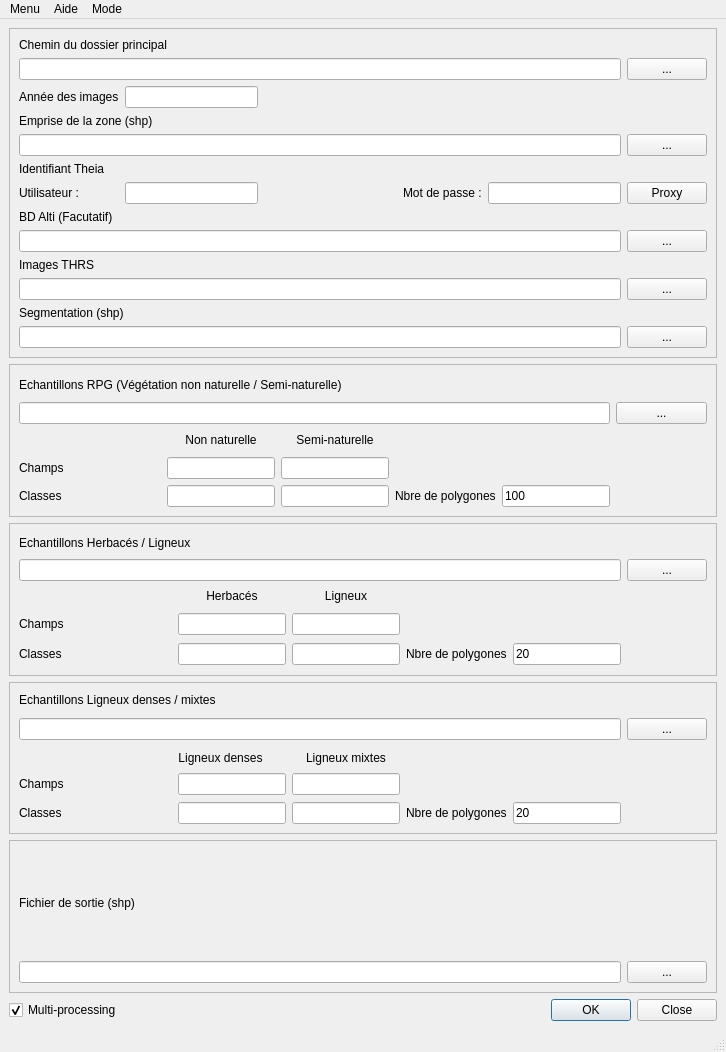
<?xml version="1.0" encoding="UTF-8"?>
<ui version="4.0">
 <class>PHYMOBAT</class>
 <widget class="QMainWindow" name="PHYMOBAT">
  <property name="geometry">
   <rect>
    <x>0</x>
    <y>0</y>
    <width>726</width>
    <height>1052</height>
   </rect>
  </property>
  <property name="windowTitle">
   <string>PHYMOBATs 2.0</string>
  </property>
  <widget class="QWidget" name="centralwidget">
   <layout class="QGridLayout" name="gridLayout_4">
    <item row="5" column="1">
     <widget class="QDialogButtonBox" name="buttonBox">
      <property name="orientation">
       <enum>Qt::Horizontal</enum>
      </property>
      <property name="standardButtons">
       <set>QDialogButtonBox::Close|QDialogButtonBox::Ok</set>
      </property>
     </widget>
    </item>
    <item row="5" column="0">
     <widget class="QCheckBox" name="checkBox_multiprocess">
      <property name="text">
       <string>Multi-processing</string>
      </property>
      <property name="checkable">
       <bool>true</bool>
      </property>
      <property name="checked">
       <bool>true</bool>
      </property>
      <property name="autoRepeat">
       <bool>false</bool>
      </property>
     </widget>
    </item>
    <item row="3" column="0" colspan="2">
     <widget class="QFrame" name="frame_2">
      <property name="frameShape">
       <enum>QFrame::StyledPanel</enum>
      </property>
      <property name="frameShadow">
       <enum>QFrame::Raised</enum>
      </property>
      <layout class="QGridLayout" name="gridLayout_3">
       <item row="5" column="5">
        <widget class="QLabel" name="label_select_sample_nb_poly_3">
         <property name="text">
          <string>&lt;html&gt;&lt;head/&gt;&lt;body&gt;&lt;p&gt;Nbre de polygones&lt;/p&gt;&lt;/body&gt;&lt;/html&gt;</string>
         </property>
        </widget>
       </item>
       <item row="5" column="0">
        <widget class="QLabel" name="label_select_sample_class_6">
         <property name="text">
          <string>Classes</string>
         </property>
        </widget>
       </item>
       <item row="3" column="2">
        <widget class="QLabel" name="label_select_sample_class_7">
         <property name="text">
          <string>&lt;html&gt;&lt;head/&gt;&lt;body&gt;&lt;p align=&quot;center&quot;&gt;Ligneux denses&lt;/p&gt;&lt;/body&gt;&lt;/html&gt;</string>
         </property>
        </widget>
       </item>
       <item row="5" column="6">
        <widget class="QLineEdit" name="lineEdit_select_sample_nb_poly_3">
         <property name="text">
          <string>20</string>
         </property>
        </widget>
       </item>
       <item row="4" column="2" colspan="2">
        <widget class="QLineEdit" name="lineEdit_select_sample_fieldname_5">
         <property name="toolTip">
          <string>Nom du champs qui contient la classe Ligneux denses</string>
         </property>
        </widget>
       </item>
       <item row="1" column="7" rowspan="2">
        <widget class="QPushButton" name="pushButton_browser_sample_path_3">
         <property name="text">
          <string>...</string>
         </property>
        </widget>
       </item>
       <item row="4" column="1">
        <spacer name="horizontalSpacer_4">
         <property name="orientation">
          <enum>Qt::Horizontal</enum>
         </property>
         <property name="sizeHint" stdset="0">
          <size>
           <width>79</width>
           <height>24</height>
          </size>
         </property>
        </spacer>
       </item>
       <item row="5" column="4">
        <widget class="QLineEdit" name="lineEdit_select_sample_class_6">
         <property name="toolTip">
          <string>Intitulé de la classe dans le shapefile</string>
         </property>
        </widget>
       </item>
       <item row="5" column="1">
        <spacer name="horizontalSpacer_6">
         <property name="orientation">
          <enum>Qt::Horizontal</enum>
         </property>
         <property name="sizeHint" stdset="0">
          <size>
           <width>79</width>
           <height>13</height>
          </size>
         </property>
        </spacer>
       </item>
       <item row="4" column="0">
        <widget class="QLabel" name="label_select_sample_fieldname_3">
         <property name="text">
          <string>Champs</string>
         </property>
        </widget>
       </item>
       <item row="0" column="0" colspan="4">
        <widget class="QLabel" name="label_sample_path_3">
         <property name="text">
          <string>Echantillons Ligneux denses / mixtes</string>
         </property>
        </widget>
       </item>
       <item row="3" column="4">
        <widget class="QLabel" name="label_select_sample_class_8">
         <property name="text">
          <string>&lt;html&gt;&lt;head/&gt;&lt;body&gt;&lt;p align=&quot;center&quot;&gt;Ligneux mixtes&lt;/p&gt;&lt;/body&gt;&lt;/html&gt;</string>
         </property>
        </widget>
       </item>
       <item row="1" column="0" rowspan="2" colspan="7">
        <widget class="QLineEdit" name="lineEdit_sample_path_3">
         <property name="toolTip">
          <string>Chemin d'accès au shapefile des échantillons de Ligneux</string>
         </property>
        </widget>
       </item>
       <item row="4" column="4">
        <widget class="QLineEdit" name="lineEdit_select_sample_fieldname_6">
         <property name="toolTip">
          <string>Nom du champs qui contient la classe Ligneux mixtes</string>
         </property>
        </widget>
       </item>
       <item row="5" column="2" colspan="2">
        <widget class="QLineEdit" name="lineEdit_select_sample_class_5">
         <property name="toolTip">
          <string>Intitulé de la classe dans le shapefile</string>
         </property>
        </widget>
       </item>
      </layout>
     </widget>
    </item>
    <item row="4" column="0" colspan="2">
     <widget class="QFrame" name="frame_3">
      <property name="frameShape">
       <enum>QFrame::StyledPanel</enum>
      </property>
      <property name="frameShadow">
       <enum>QFrame::Raised</enum>
      </property>
      <layout class="QGridLayout" name="gridLayout_2">
       <item row="0" column="0">
        <widget class="QLabel" name="label_ouput">
         <property name="text">
          <string>Fichier de sortie (shp)</string>
         </property>
        </widget>
       </item>
       <item row="1" column="0">
        <widget class="QLineEdit" name="lineEdit_output">
         <property name="toolTip">
          <string>Chemin du fichier de la cartographie finale</string>
         </property>
        </widget>
       </item>
       <item row="1" column="1">
        <widget class="QPushButton" name="pushButton_browser_output">
         <property name="text">
          <string>...</string>
         </property>
        </widget>
       </item>
      </layout>
     </widget>
    </item>
    <item row="1" column="0" colspan="2">
     <widget class="QFrame" name="frame_4">
      <property name="frameShape">
       <enum>QFrame::StyledPanel</enum>
      </property>
      <property name="frameShadow">
       <enum>QFrame::Raised</enum>
      </property>
      <layout class="QGridLayout" name="gridLayout_5">
       <item row="4" column="1">
        <spacer name="horizontalSpacer_3">
         <property name="orientation">
          <enum>Qt::Horizontal</enum>
         </property>
         <property name="sizeHint" stdset="0">
          <size>
           <width>90</width>
           <height>12</height>
          </size>
         </property>
        </spacer>
       </item>
       <item row="1" column="6">
        <widget class="QPushButton" name="pushButton_browser_sample_path">
         <property name="text">
          <string>...</string>
         </property>
        </widget>
       </item>
       <item row="4" column="6">
        <spacer name="horizontalSpacer_9">
         <property name="orientation">
          <enum>Qt::Horizontal</enum>
         </property>
         <property name="sizeHint" stdset="0">
          <size>
           <width>82</width>
           <height>15</height>
          </size>
         </property>
        </spacer>
       </item>
       <item row="4" column="5">
        <widget class="QLineEdit" name="lineEdit_select_sample_nb_poly">
         <property name="text">
          <string>100</string>
         </property>
        </widget>
       </item>
       <item row="2" column="2">
        <widget class="QLabel" name="label_select_sample_class_1">
         <property name="text">
          <string>&lt;html&gt;&lt;head/&gt;&lt;body&gt;&lt;p align=&quot;center&quot;&gt;Non naturelle&lt;/p&gt;&lt;/body&gt;&lt;/html&gt;</string>
         </property>
        </widget>
       </item>
       <item row="2" column="3">
        <widget class="QLabel" name="label_select_sample_class_2">
         <property name="text">
          <string>&lt;html&gt;&lt;head/&gt;&lt;body&gt;&lt;p align=&quot;center&quot;&gt;Semi-naturelle&lt;/p&gt;&lt;/body&gt;&lt;/html&gt;</string>
         </property>
        </widget>
       </item>
       <item row="3" column="0">
        <widget class="QLabel" name="label_select_sample_fieldname">
         <property name="text">
          <string>Champs</string>
         </property>
        </widget>
       </item>
       <item row="3" column="1">
        <spacer name="horizontalSpacer_2">
         <property name="orientation">
          <enum>Qt::Horizontal</enum>
         </property>
         <property name="sizeHint" stdset="0">
          <size>
           <width>90</width>
           <height>12</height>
          </size>
         </property>
        </spacer>
       </item>
       <item row="4" column="4">
        <widget class="QLabel" name="label_select_sample_nb_poly">
         <property name="text">
          <string>&lt;html&gt;&lt;head/&gt;&lt;body&gt;&lt;p&gt;Nbre de polygones&lt;/p&gt;&lt;/body&gt;&lt;/html&gt;</string>
         </property>
        </widget>
       </item>
       <item row="4" column="3">
        <widget class="QLineEdit" name="lineEdit_select_sample_class_2">
         <property name="toolTip">
          <string>Intitulé de la classe dans le shapefile</string>
         </property>
        </widget>
       </item>
       <item row="3" column="2">
        <widget class="QLineEdit" name="lineEdit_select_sample_fieldname_1">
         <property name="toolTip">
          <string>Nom du champs qui contient la classe Non naturelle</string>
         </property>
        </widget>
       </item>
       <item row="0" column="0" colspan="4">
        <widget class="QLabel" name="label_sample_path">
         <property name="text">
          <string>Echantillons RPG (Végétation non naturelle / Semi-naturelle)</string>
         </property>
        </widget>
       </item>
       <item row="3" column="3">
        <widget class="QLineEdit" name="lineEdit_select_sample_fieldname_2">
         <property name="toolTip">
          <string>Nom du champs qui contient la classe Semi-naturelle</string>
         </property>
        </widget>
       </item>
       <item row="1" column="0" colspan="6">
        <widget class="QLineEdit" name="lineEdit_sample_path">
         <property name="toolTip">
          <string>Chemin d'accès au shapefile RPG</string>
         </property>
        </widget>
       </item>
       <item row="4" column="2">
        <widget class="QLineEdit" name="lineEdit_select_sample_class_1">
         <property name="toolTip">
          <string>Intitulé de la classe dans le shapefile</string>
         </property>
        </widget>
       </item>
       <item row="4" column="0">
        <widget class="QLabel" name="label_select_sample_class">
         <property name="text">
          <string>Classes</string>
         </property>
        </widget>
       </item>
      </layout>
     </widget>
    </item>
    <item row="2" column="0" colspan="2">
     <widget class="QFrame" name="frame_5">
      <property name="frameShape">
       <enum>QFrame::StyledPanel</enum>
      </property>
      <property name="frameShadow">
       <enum>QFrame::Raised</enum>
      </property>
      <layout class="QGridLayout" name="gridLayout_6">
       <item row="4" column="0">
        <widget class="QLabel" name="label_select_sample_class_4">
         <property name="text">
          <string>Classes</string>
         </property>
        </widget>
       </item>
       <item row="1" column="0" colspan="6">
        <widget class="QLineEdit" name="lineEdit_sample_path_2">
         <property name="toolTip">
          <string>Chemin d'accès au shapefile des échantillons Herbacés/Ligneux</string>
         </property>
        </widget>
       </item>
       <item row="3" column="0">
        <widget class="QLabel" name="label_select_sample_fieldname_2">
         <property name="text">
          <string>Champs</string>
         </property>
        </widget>
       </item>
       <item row="4" column="3">
        <widget class="QLineEdit" name="lineEdit_select_sample_class_4">
         <property name="toolTip">
          <string>Intitulé de la classe dans le shapefile</string>
         </property>
        </widget>
       </item>
       <item row="4" column="4">
        <widget class="QLabel" name="label_select_sample_nb_poly_2">
         <property name="text">
          <string>&lt;html&gt;&lt;head/&gt;&lt;body&gt;&lt;p&gt;Nbre de polygones&lt;/p&gt;&lt;/body&gt;&lt;/html&gt;</string>
         </property>
        </widget>
       </item>
       <item row="2" column="2">
        <widget class="QLabel" name="label_select_sample_class_3">
         <property name="text">
          <string>&lt;html&gt;&lt;head/&gt;&lt;body&gt;&lt;p align=&quot;center&quot;&gt;Herbacés&lt;/p&gt;&lt;/body&gt;&lt;/html&gt;</string>
         </property>
        </widget>
       </item>
       <item row="4" column="1">
        <spacer name="horizontalSpacer_8">
         <property name="orientation">
          <enum>Qt::Horizontal</enum>
         </property>
         <property name="sizeHint" stdset="0">
          <size>
           <width>76</width>
           <height>24</height>
          </size>
         </property>
        </spacer>
       </item>
       <item row="3" column="2">
        <widget class="QLineEdit" name="lineEdit_select_sample_fieldname_3">
         <property name="toolTip">
          <string>Nom du champs qui contient la classe Herbacés</string>
         </property>
        </widget>
       </item>
       <item row="1" column="6">
        <widget class="QPushButton" name="pushButton_browser_sample_path_2">
         <property name="text">
          <string>...</string>
         </property>
        </widget>
       </item>
       <item row="3" column="3">
        <widget class="QLineEdit" name="lineEdit_select_sample_fieldname_4">
         <property name="toolTip">
          <string>Nom du champs qui contient la classe Ligneux</string>
         </property>
        </widget>
       </item>
       <item row="3" column="1">
        <spacer name="horizontalSpacer_5">
         <property name="orientation">
          <enum>Qt::Horizontal</enum>
         </property>
         <property name="sizeHint" stdset="0">
          <size>
           <width>76</width>
           <height>24</height>
          </size>
         </property>
        </spacer>
       </item>
       <item row="0" column="0" colspan="3">
        <widget class="QLabel" name="label_sample_path_2">
         <property name="text">
          <string>Echantillons Herbacés / Ligneux</string>
         </property>
        </widget>
       </item>
       <item row="4" column="5">
        <widget class="QLineEdit" name="lineEdit_select_sample_nb_poly_2">
         <property name="text">
          <string>20</string>
         </property>
        </widget>
       </item>
       <item row="4" column="2">
        <widget class="QLineEdit" name="lineEdit_select_sample_class_3">
         <property name="toolTip">
          <string>Intitulé de la classe dans le shapefile</string>
         </property>
        </widget>
       </item>
       <item row="2" column="3">
        <widget class="QLabel" name="label_select_sample_class_5">
         <property name="text">
          <string>&lt;html&gt;&lt;head/&gt;&lt;body&gt;&lt;p align=&quot;center&quot;&gt;Ligneux&lt;/p&gt;&lt;/body&gt;&lt;/html&gt;</string>
         </property>
        </widget>
       </item>
      </layout>
     </widget>
    </item>
    <item row="0" column="0" colspan="2">
     <widget class="QFrame" name="frame">
      <property name="frameShape">
       <enum>QFrame::StyledPanel</enum>
      </property>
      <property name="frameShadow">
       <enum>QFrame::Raised</enum>
      </property>
      <layout class="QGridLayout" name="gridLayout">
       <item row="0" column="0" colspan="2">
        <widget class="QLabel" name="label_principal_folder">
         <property name="text">
          <string>Chemin du dossier principal</string>
         </property>
        </widget>
       </item>
       <item row="1" column="0" colspan="5">
        <widget class="QLineEdit" name="lineEdit_principal_folder">
         <property name="toolTip">
          <string>Dossier principal où se trouve tous les fichiers et dossiers des données</string>
         </property>
        </widget>
       </item>
       <item row="1" column="5">
        <widget class="QPushButton" name="pushButton_browser_principal_folder">
         <property name="toolTip">
          <string>Parcourir</string>
         </property>
         <property name="text">
          <string>...</string>
         </property>
        </widget>
       </item>
       <item row="2" column="0">
        <widget class="QLabel" name="label_year_images">
         <property name="text">
          <string>Année des images</string>
         </property>
        </widget>
       </item>
       <item row="2" column="1">
        <widget class="QLineEdit" name="lineEdit_year_images">
         <property name="toolTip">
          <string>Année des images à télécharger</string>
         </property>
        </widget>
       </item>
       <item row="3" column="0" colspan="2">
        <widget class="QLabel" name="label_area_path">
         <property name="text">
          <string>Emprise de la zone (shp)</string>
         </property>
        </widget>
       </item>
       <item row="4" column="0" colspan="5">
        <widget class="QLineEdit" name="lineEdit_area_path"/>
       </item>
       <item row="4" column="5">
        <widget class="QPushButton" name="pushButton_browser_area_path">
         <property name="text">
          <string>...</string>
         </property>
        </widget>
       </item>
       <item row="5" column="0">
        <widget class="QLabel" name="label_id_theia">
         <property name="text">
          <string>Identifiant Theia</string>
         </property>
        </widget>
       </item>
       <item row="6" column="0">
        <widget class="QLabel" name="label_user">
         <property name="text">
          <string>Utilisateur :</string>
         </property>
        </widget>
       </item>
       <item row="6" column="1">
        <widget class="QLineEdit" name="lineEdit_user"/>
       </item>
       <item row="6" column="2">
        <spacer name="horizontalSpacer_7">
         <property name="orientation">
          <enum>Qt::Horizontal</enum>
         </property>
         <property name="sizeHint" stdset="0">
          <size>
           <width>73</width>
           <height>13</height>
          </size>
         </property>
        </spacer>
       </item>
       <item row="6" column="3">
        <widget class="QLabel" name="label_password">
         <property name="text">
          <string>Mot de passe :</string>
         </property>
        </widget>
       </item>
       <item row="6" column="4">
        <widget class="QLineEdit" name="lineEdit_password">
         <property name="toolTip">
          <string>Mot de passe masqué</string>
         </property>
         <property name="echoMode">
          <enum>QLineEdit::Password</enum>
         </property>
        </widget>
       </item>
       <item row="7" column="0">
        <widget class="QLabel" name="checkBox_MNT">
         <property name="text">
          <string>BD Alti (Facutatif)</string>
         </property>
        </widget>
       </item>
       <item row="8" column="0" colspan="5">
        <widget class="QLineEdit" name="lineEdit_MNT"/>
       </item>
       <item row="8" column="5">
        <widget class="QPushButton" name="pushButton_browser_MNT">
         <property name="text">
          <string>...</string>
         </property>
        </widget>
       </item>
       <item row="9" column="0">
        <widget class="QLabel" name="checkBox_VHRS">
         <property name="text">
          <string>Images THRS</string>
         </property>
        </widget>
       </item>
       <item row="10" column="0" colspan="5">
        <widget class="QLineEdit" name="lineEdit_VHRS"/>
       </item>
       <item row="10" column="5">
        <widget class="QPushButton" name="pushButton_browser_VHRS">
         <property name="text">
          <string>...</string>
         </property>
        </widget>
       </item>
       <item row="11" column="0" colspan="2">
        <widget class="QLabel" name="label_segmentation">
         <property name="text">
          <string>Segmentation (shp)</string>
         </property>
        </widget>
       </item>
       <item row="12" column="0" colspan="5">
        <widget class="QLineEdit" name="lineEdit_segmentation"/>
       </item>
       <item row="12" column="5">
        <widget class="QPushButton" name="pushButton_browser_segmentation">
         <property name="text">
          <string>...</string>
         </property>
        </widget>
       </item>
       <item row="6" column="5">
        <widget class="QPushButton" name="proxy">
         <property name="text">
          <string>Proxy</string>
         </property>
        </widget>
       </item>
      </layout>
     </widget>
    </item>
   </layout>
  </widget>
  <widget class="QMenuBar" name="menubar">
   <property name="enabled">
    <bool>true</bool>
   </property>
   <property name="geometry">
    <rect>
     <x>0</x>
     <y>0</y>
     <width>726</width>
     <height>25</height>
    </rect>
   </property>
   <property name="defaultUp">
    <bool>true</bool>
   </property>
   <widget class="QMenu" name="menuMenu">
    <property name="tearOffEnabled">
     <bool>true</bool>
    </property>
    <property name="title">
     <string>Menu</string>
    </property>
    <addaction name="actionOuvrir"/>
    <addaction name="actionSauver"/>
    <addaction name="actionQuiter"/>
   </widget>
   <widget class="QMenu" name="menuAide">
    <property name="title">
     <string>Aide</string>
    </property>
    <addaction name="actionAide_de_PHYMOBAT"/>
    <addaction name="actionA_propos_de_PHYMOBAT"/>
   </widget>
   <widget class="QMenu" name="menuMode">
    <property name="title">
     <string>Mode</string>
    </property>
    <addaction name="actionMode_Simplifi"/>
    <addaction name="actionMode_expert"/>
   </widget>
   <addaction name="menuMenu"/>
   <addaction name="menuAide"/>
   <addaction name="menuMode"/>
  </widget>
  <widget class="QStatusBar" name="statusbar"/>
  <action name="actionOuvrir">
   <property name="text">
    <string>Ouvrir</string>
   </property>
  </action>
  <action name="actionSauver">
   <property name="text">
    <string>Sauver</string>
   </property>
  </action>
  <action name="actionQuiter">
   <property name="text">
    <string>Quiter</string>
   </property>
  </action>
  <action name="actionAide_de_PHYMOBAT">
   <property name="text">
    <string>Aide de PHYMOBAT</string>
   </property>
  </action>
  <action name="actionA_propos_de_PHYMOBAT">
   <property name="text">
    <string>A propos de PHYMOBAT</string>
   </property>
  </action>
  <action name="actionMode_Simplifi">
   <property name="text">
    <string>Mode Simplifié</string>
   </property>
  </action>
  <action name="actionMode_expert">
   <property name="text">
    <string>Mode expert</string>
   </property>
  </action>
 </widget>
 <tabstops>
  <tabstop>checkBox_multiprocess</tabstop>
  <tabstop>buttonBox</tabstop>
  <tabstop>lineEdit_principal_folder</tabstop>
  <tabstop>pushButton_browser_principal_folder</tabstop>
  <tabstop>lineEdit_year_images</tabstop>
  <tabstop>lineEdit_area_path</tabstop>
  <tabstop>pushButton_browser_area_path</tabstop>
  <tabstop>lineEdit_user</tabstop>
  <tabstop>lineEdit_password</tabstop>
  <tabstop>lineEdit_MNT</tabstop>
  <tabstop>pushButton_browser_MNT</tabstop>
  <tabstop>lineEdit_VHRS</tabstop>
  <tabstop>pushButton_browser_VHRS</tabstop>
  <tabstop>lineEdit_segmentation</tabstop>
  <tabstop>pushButton_browser_segmentation</tabstop>
  <tabstop>lineEdit_sample_path</tabstop>
  <tabstop>pushButton_browser_sample_path</tabstop>
  <tabstop>lineEdit_select_sample_fieldname_1</tabstop>
  <tabstop>lineEdit_select_sample_fieldname_2</tabstop>
  <tabstop>lineEdit_select_sample_class_1</tabstop>
  <tabstop>lineEdit_select_sample_class_2</tabstop>
  <tabstop>lineEdit_select_sample_nb_poly</tabstop>
  <tabstop>lineEdit_sample_path_2</tabstop>
  <tabstop>pushButton_browser_sample_path_2</tabstop>
  <tabstop>lineEdit_select_sample_fieldname_3</tabstop>
  <tabstop>lineEdit_select_sample_fieldname_4</tabstop>
  <tabstop>lineEdit_select_sample_class_3</tabstop>
  <tabstop>lineEdit_select_sample_class_4</tabstop>
  <tabstop>lineEdit_select_sample_nb_poly_2</tabstop>
  <tabstop>lineEdit_sample_path_3</tabstop>
  <tabstop>pushButton_browser_sample_path_3</tabstop>
  <tabstop>lineEdit_select_sample_fieldname_5</tabstop>
  <tabstop>lineEdit_select_sample_fieldname_6</tabstop>
  <tabstop>lineEdit_select_sample_class_5</tabstop>
  <tabstop>lineEdit_select_sample_class_6</tabstop>
  <tabstop>lineEdit_select_sample_nb_poly_3</tabstop>
  <tabstop>lineEdit_output</tabstop>
  <tabstop>pushButton_browser_output</tabstop>
 </tabstops>
 <resources/>
 <connections/>
</ui>
